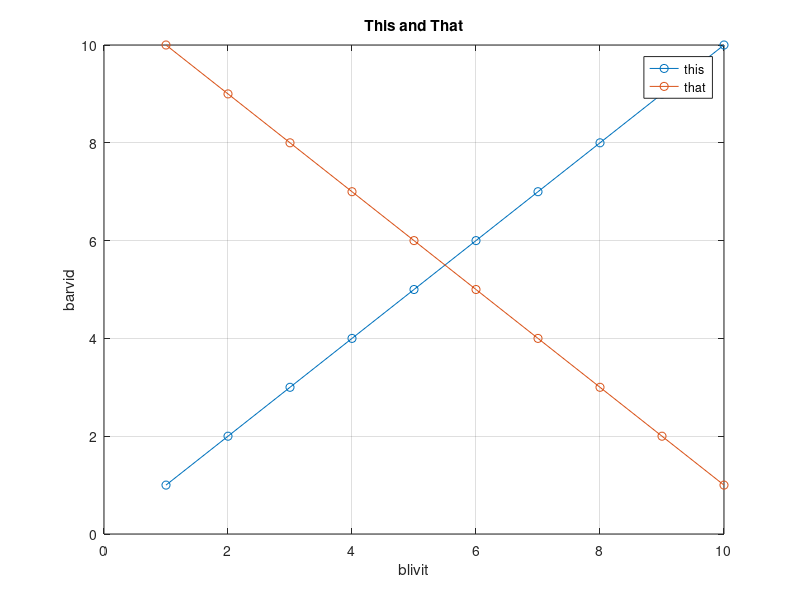

MATLAB code for this plot: (Note: this script raises an error after producing the figure.)
% Test dark themed plots

close all

plot([(1:10)' (10:-1:1)'],'o-');
grid on
legend('this','that')
xlabel('blivit')
ylabel('barvid')
title('This and That')
drawnow
pause(1)
dark
pause(2)

close all
stem([(1:10)' (10:-1:1)'],'o-','MarkerFaceColor','k')
grid on
legend('this','that')
xlabel('blivit')
ylabel('barvid')
title('This and That')
drawnow
pause(1)
dark
pause(2)

close all
barh([(1:10)' (10:-1:1)']);
grid on
legend('this','that')
xlabel('blivit')
ylabel('barvid')
title('This and That')
drawnow
pause(1)
dark
pause(2)

close all
bar([(1:10)' (10:-1:1)']);
grid on
legend('this','that')
xlabel('blivit')
ylabel('barvid')
title('This and That')
drawnow
pause(1)
dark('bp')
pause(2)

close all
m = -0.4;
b = 10;
b1 = 6;
x1 = 100*rand(100,1);
y1 = m*x1 + b1 + randn(100,1);
b2 = 14;
x2 = 100*rand(100,1);
y2 = m*x2 + b2 + randn(100,1);
x = (0:99)';
y = m*x + b;
plot(x1,y1,'.',x2,y2,'.','MarkerSize',10);
hold on; plot(x,y,'--','LineWidth',2);
legend('this','that')
xlabel('blivit')
ylabel('barvid')
title('This and That')
grid on;
drawnow
pause(1)
dark
